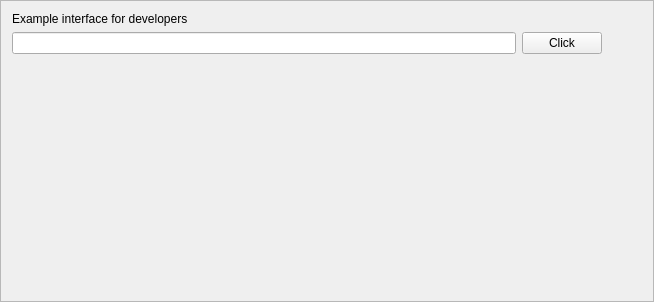
<?xml version="1.0" encoding="UTF-8"?>
<ui version="4.0">
 <class>Frame</class>
 <widget class="QFrame" name="Frame">
  <property name="geometry">
   <rect>
    <x>0</x>
    <y>0</y>
    <width>654</width>
    <height>302</height>
   </rect>
  </property>
  <property name="windowTitle">
   <string>Frame</string>
  </property>
  <property name="frameShape">
   <enum>QFrame::StyledPanel</enum>
  </property>
  <property name="frameShadow">
   <enum>QFrame::Raised</enum>
  </property>
  <layout class="QVBoxLayout" name="verticalLayout_2">
   <item>
    <widget class="QLabel" name="label">
     <property name="text">
      <string>Example interface for developers</string>
     </property>
    </widget>
   </item>
   <item>
    <layout class="QVBoxLayout" name="verticalLayout">
     <item>
      <layout class="QHBoxLayout" name="horizontalLayout">
       <item>
        <widget class="QLineEdit" name="line_edit">
         <property name="toolTip">
          <string>Look at that! Some text!</string>
         </property>
        </widget>
       </item>
       <item>
        <widget class="QPushButton" name="button">
         <property name="minimumSize">
          <size>
           <width>80</width>
           <height>0</height>
          </size>
         </property>
         <property name="maximumSize">
          <size>
           <width>80</width>
           <height>16777215</height>
          </size>
         </property>
         <property name="toolTip">
          <string>Click me!</string>
         </property>
         <property name="text">
          <string>Click</string>
         </property>
        </widget>
       </item>
       <item>
        <spacer name="horizontalSpacer">
         <property name="orientation">
          <enum>Qt::Horizontal</enum>
         </property>
         <property name="sizeType">
          <enum>QSizePolicy::Maximum</enum>
         </property>
         <property name="sizeHint" stdset="0">
          <size>
           <width>40</width>
           <height>20</height>
          </size>
         </property>
        </spacer>
       </item>
      </layout>
     </item>
    </layout>
   </item>
   <item>
    <spacer name="verticalSpacer">
     <property name="orientation">
      <enum>Qt::Vertical</enum>
     </property>
     <property name="sizeType">
      <enum>QSizePolicy::Expanding</enum>
     </property>
     <property name="sizeHint" stdset="0">
      <size>
       <width>20</width>
       <height>40</height>
      </size>
     </property>
    </spacer>
   </item>
  </layout>
 </widget>
 <resources/>
 <connections/>
</ui>
